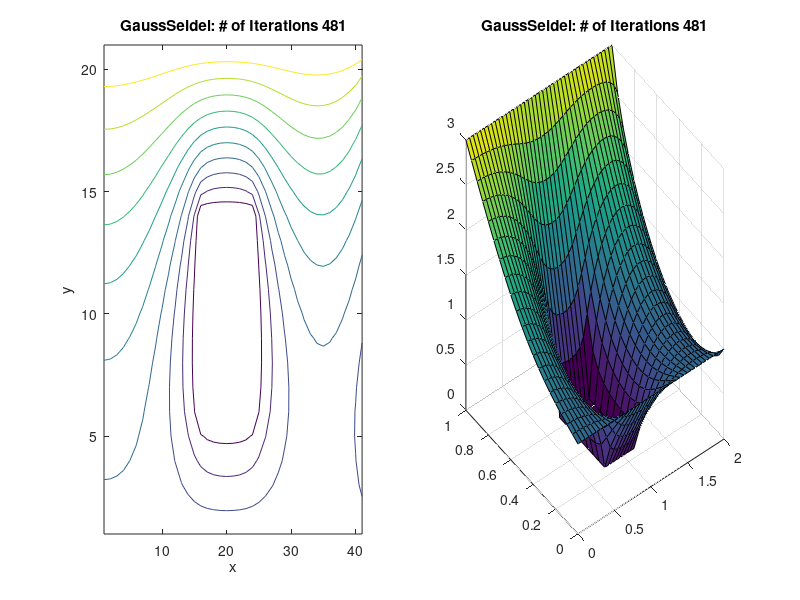
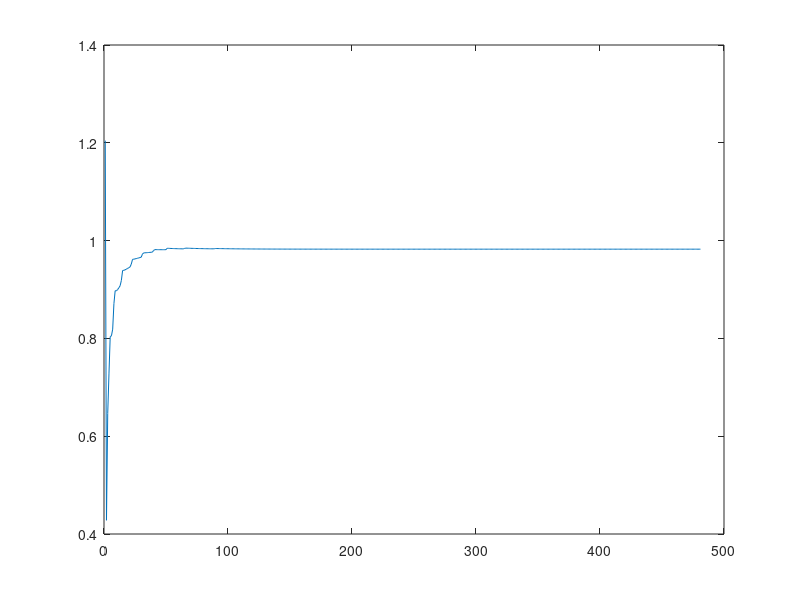
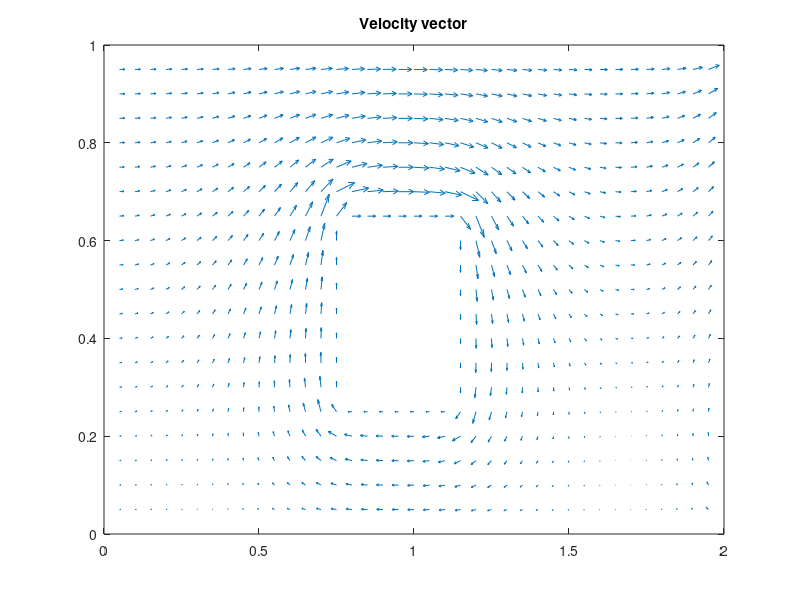

Source code (MATLAB) for these figures, in order:
figure(1); subplot(1,2,1);subplot(1,2,2);
figure(2); 

% Gauss-Seidel
clear;
h=0.05;
x=[0:h:2];
y=[0:h:1];
A=zeros(length(y), length(x));
%% ---- BC -------
A(2:end-1,1) = (1/4) * ( A(1:end-2, 1) + A(3:end, 1) + 2*A(2:end-1, 2));
A(2:end-1,end) = 1/(4+2*h) * ( A(1:end-2, end) + A(3:end, end) + 2*A(2:end-1, end-1) - 2*h); % type3;
A(1,:)=1;
A(end,:)=3;
% ---- obstruction -----
A(6:14,16:24) = 0; 
       
error=1;
itr=0;
pitr=0;
while (error > 1e-5 && itr < 10000)
    itr=itr+1;
    Aold=A;
    for i=2:(length(y)-1)
        for j=1:length(x)
            if j==1
                A(i,j) = 1/4 * (A(i-1, j) + Aold(i+1, j) + 2*Aold(i, j+1));
            elseif j==length(x)
                A(i,j) = 1/(4+2*h) * ( A(i-1, j) + Aold(i+1, j) + 2*A(i, j-1) - 2*h);
            elseif 6<=i && i<=14 && 16<=j && j<=24
                A(i,j) = 0;
            elseif j~=length(x) && j~=1   
                A(i,j)=1/4*(A(i-1,j)+Aold(i+1,j)+A(i,j-1)+Aold(i,j+1));
            end
        end
    end
    errorold=error;
    error=max(max(abs(A-Aold)));
    errornew=error;
    spectral(itr)=errornew/errorold;
    pitr=pitr+1;
    if pitr==5
       figure(1);subplot(1,2,1);
       contour(A);
       pitr=0;
    end   
end
 
fprintf('Gauss Seidel Iterations %d\n',itr);
figure(1); subplot(1,2,1);
contour(A);
xlabel('x')
ylabel('y')
title(['GaussSeidel: # of Iterations ' num2str(itr)]);
figure(1); subplot(1,2,2);
[X,Y]=meshgrid(x, y);
surf(X,Y,A)
title(['GaussSeidel: # of Iterations ' num2str(itr)]);

figure(2), clf
plot(spectral);
gauss_spectral = mean(spectral(itr-5:itr));
fprintf('Spectral Radius %f\n',gauss_spectral);

fprintf('Value at point  x=0.5, y=0.5 %.12f \n', A(10,10))
%%
Vx=zeros(length(y), length(x));
Vy=zeros(length(y), length(x));
 
Vx(2:end-1, 2:end-1) = ( A(3:end, 2:end-1) - A(1:end-2, 2:end-1) ) ./ (2*h);
Vy(:, 2:end-1) = - ( A(:,3:end) - A(:,1:end-2) ) ./ (2*h);
figure(3), clf
quiver(x, y, Vx, Vy)
title('Velocity vector')

% % SOR
% clearvars -except gauss_spectral 
% 
% h=0.05;
% y=[0:.05:1]';
% A=zeros(21,21);
% for i=1:21
%   A(i,21)=1;
%   A(1,i)=1;
%   A(21,i)=1;
%   A(i,1)=cos(2*pi*(i*h-0.05));
% end
%  
% omega = 2 / (1 + sqrt(1 - gauss_spectral));
% error=1;
% itr=0;
% pitr=0;
% while (error > 1e-5 & itr < 10000)
%    itr=itr+1;
%    Aold=A;
%    for i=2:20
%        for j=2:20
%            A(i,j)=omega * 1/4 * ( A(i-1,j) + Aold(i+1,j) + A(i,j-1) + Aold(i,j+1)) ...
%                + (1-omega)*Aold(i,j);
%        end
%    end
% 
%    errorold=error;
%    error=max(max(abs(A-Aold)));
%    errornew=error;
%    spectral(itr)=errornew/errorold;
%    pitr=pitr+1;
%    if pitr==5
%        figure(1); subplot(1,2,2);
%        contour(A);
%        pitr=0;
%    end   
% end
%  
%  
% fprintf('SOR Iterations %d\n',itr);
% figure(1); subplot(1,2,2);
% contour(A);
% title(['SOR: # of Iterations ' num2str(itr)]);
% figure(2); subplot(1,2,2);
% plot(spectral);
% fprintf('Spectral Radius %f\n',mean(spectral(itr-5:itr)));
% fprintf('Analytical Spectral Radius %f\n',omega-1);

